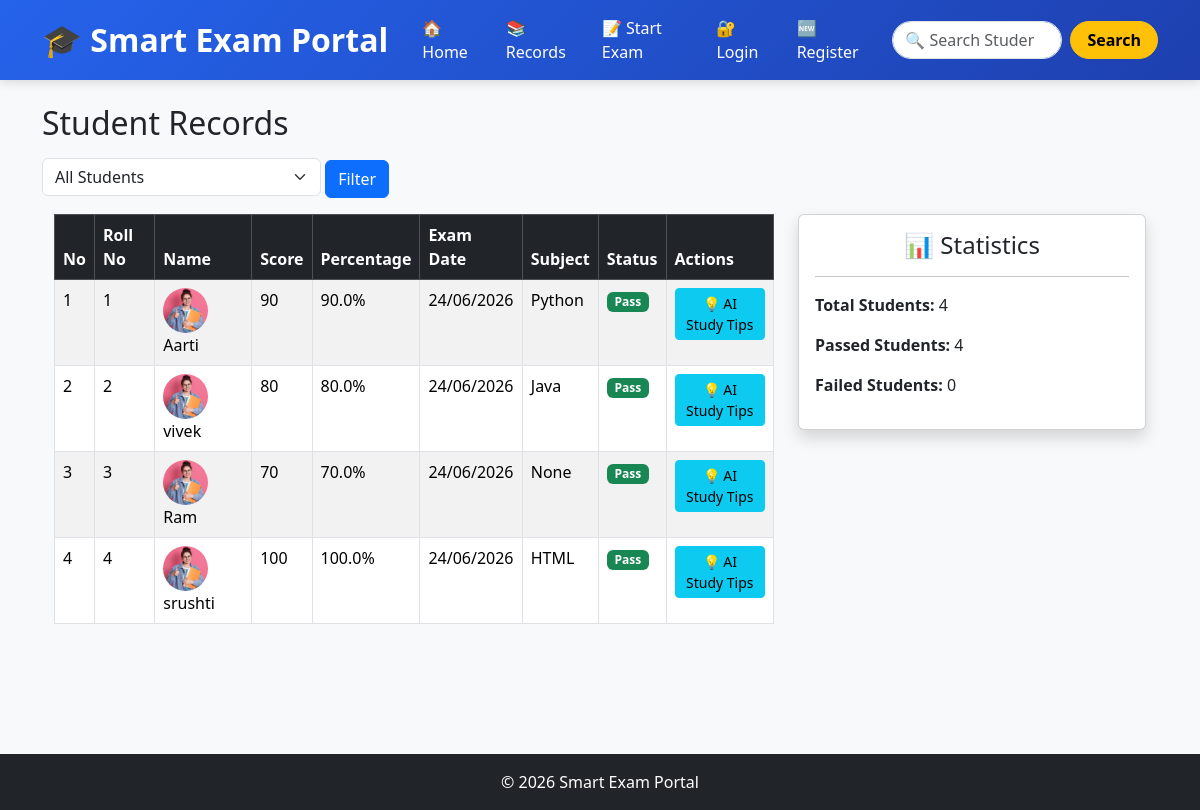
Page /records on the committed database.
### tables this page shows
CREATE TABLE students (
    id INTEGER PRIMARY KEY AUTOINCREMENT,
    roll_number INTEGER,
    subject_name TEXT,
    student_name TEXT,
    score INTEGER,
    percentage REAL,
    exam_date TEXT
, subject_id INTEGER, photo TEXT DEFAULT 'default.jpg');

CREATE TABLE subjects (
        id INTEGER PRIMARY KEY AUTOINCREMENT,
        name TEXT NOT NULL UNIQUE
    );

### smart_exam_portal/app.py (the view, shortened to what this page needs)
@app.route("/records")
def records():
    status = request.args.get("status", "")
    conn = get_db()
    if status == "pass":
     students = conn.execute("""
      SELECT
        students.id,
        students.roll_number,
        students.student_name,
        students.score,
        students.percentage,
        students.exam_date,
        students.photo,
        subjects.name AS subject_name
    FROM students
    LEFT JOIN subjects
        ON students.subject_id = subjects.id
    WHERE students.percentage >= 40
    """).fetchall()
    else:
        students = conn.execute("""
SELECT
    students.id,
    students.roll_number,
    students.student_name,
    students.score,
    students.percentage,
    students.exam_date,
    subjects.name AS subject_name
FROM students
LEFT JOIN subjects
ON students.subject_id = subjects.id
""").fetchall()
    conn.close()
    return render_template(
        "records.html",
        students=students
    )

### smart_exam_portal/database.py (called while the page is built)
def get_db():
    conn = sqlite3.connect("myproject.db")
    conn.row_factory = sqlite3.Row
    return conn

### smart_exam_portal/templates/records.html (shortened to what this page needs)
{% extends "base.html" %}
{% block content %}
<h2 class="mb-3">Student Records</h2>
<form method="GET" action="{{ url_for('records') }}" class="mb-3">
    <select name="status" class="form-select w-25 d-inline">
        <option value=""
            {% if request.args.get('status') == '' %}selected{% endif %}>
            All Students
        </option>
    </select>
    <button type="submit" class="btn btn-primary">
        Filter
    </button>
</form>
<div class="container">
    <div class="row">
        <div class="col-md-8">
            <table class="table table-striped table-hover table-bordered">
                <thead class="table-dark">
                    <tr>
                        <th>No</th>
                        <th>Roll No</th>
                        <th>Name</th>
                        <th>Score</th>
                        <th>Percentage</th>
                        <th>Exam Date</th>
                        <th>Subject</th>
                        <th>Status</th>
                        <th>Actions</th>
                    </tr>
                </thead>
                <tbody>
                    {% for student in students %}
                    <tr>
                        <td>{{ loop.index }}</td>
                        <td>{{ student.roll_number }}</td>
                        <td>
                            <img
                                src="{{ url_for('static', filename='uploads/' ~ (student.photo or 'default.jpg')) }}"
                                alt="Student Photo"
                                width="45"
                                height="45"
                                class="rounded-circle me-2"
                                style="object-fit: cover;">
                            {{ student.student_name }}
                        </td>
                        <td>{{ student.score }}</td>
                        <td>{{ student.percentage }}%</td>
                        <td>{{ student.exam_date }}</td>
                        <td>{{ student.subject_name }}</td>
                        <td>
                            {% if student.percentage >= 40 %}
                                <span class="badge bg-success">
                                    Pass
                                </span>
                            {% else %}
                                <span class="badge bg-danger">
                                    Fail
                                </span>
                            {% endif %}
                        </td>
                        <td>
                            <a href="{{ url_for('get_ai_tip', id=student.id) }}"
                               class="btn btn-info btn-sm mb-1">
                                💡 AI Study Tips
                            </a>
                        </td>
                    </tr>
                    {% endfor %}
                </tbody>
            </table>
        </div>
        <div class="col-md-4">
            <div class="card shadow">
                <div class="card-body">
                    <h4 class="text-center">
                        📊 Statistics
                    </h4>
                    <hr>
                    <p>
                        <strong>Total Students:</strong>
                        {{ students|length }}
                    </p>
                    <p>
                        <strong>Passed Students:</strong>
                        {{ students|selectattr('percentage','ge',40)|list|length }}
                    </p>
                    <p>
                        <strong>Failed Students:</strong>
                        {{ students|selectattr('percentage','lt',40)|list|length }}
                    </p>
                </div>
            </div>
        </div>
    </div>
</div>
{% endblock %}

### smart_exam_portal/templates/base.html (shortened to what this page needs)
<!DOCTYPE html>
<html lang="en">
<head>
    <link href="https://cdn.jsdelivr.net/npm/bootstrap@5.3.3/dist/css/bootstrap.min.css" rel="stylesheet">
</head>
<body>
<nav class="navbar navbar-expand-lg navbar-dark">
    <div class="container">
        <a class="navbar-brand" href="{{ url_for('home') }}">
            🎓 Smart Exam Portal
        </a>
        <div class="collapse navbar-collapse justify-content-end"
             id="navbarContent">
            <ul class="navbar-nav align-items-center">
                <li class="nav-item">
                    <a class="nav-link"
                       href="{{ url_for('home') }}">
                        🏠 Home
                    </a>
                </li>
                <li class="nav-item">
                    <a class="nav-link"
                       href="{{ url_for('records') }}">
                        📚 Records
                    </a>
                </li>
                <li class="nav-item">
                    <a class="nav-link"
                       href="{{ url_for('exam') }}">
                        📝 Start Exam
                    </a>
                </li>
                 {% if session.get('username') %}
<li class="nav-item me-2">
    <span class="badge bg-warning text-dark fs-6 p-2">
        👤 {{ session['username'] }}
    </span>
</li>
<li class="nav-item">
    <a class="nav-link"
       href="{{ url_for('logout') }}">
        🚪 Logout
    </a>
</li>
{% else %}
<li class="nav-item">
    <a class="nav-link"
       href="{{ url_for('login') }}">
        🔐 Login
    </a>
</li>
<li class="nav-item">
    <a class="nav-link"
       href="{{ url_for('register') }}">
        🆕 Register
    </a>
</li>
{% endif %}
            </ul>
            <form class="d-flex ms-lg-3 mt-2 mt-lg-0 position-relative"
                  action="{{ url_for('search') }}"
                  method="GET">
                <input
                    id="searchInput"
                    class="form-control me-2 rounded-pill search-input"
                    type="search"
                    placeholder="🔍 Search Student"
                    name="q"
                    autocomplete="off">
                <button
                    class="btn btn-warning fw-bold rounded-pill px-3 search-btn"
                    type="submit">
                    Search
                </button>
            </form>
        </div>
    </div>
</nav>
<div class="container mt-4 main-content">
    {% block content %}
    {% endblock %}
</div>
<footer class="bg-dark text-white text-center p-3">
    © 2026 Smart Exam Portal
</footer>
</body>
</html>

### smart_exam_portal/templates/base.html (style rules this page uses)
body { background-color:#f8f9fa; }
.navbar { background: linear-gradient(135deg, #2563eb, #1e40af); padding: 8px 0; box-shadow: 0 2px 10px rgba(0,0,0,0.15); }
.navbar-brand { font-size: 32px; font-weight: 700; }
.nav-link { color:white !important; font-weight:500; margin-left:10px; transition: all 0.3s ease; }
.search-input { width:170px; height:38px; }
.search-btn { transition: all 0.3s ease; }
.main-content { min-height:75vh; }
footer { margin-top:50px; }

### rows in the picture
students: roll_number "1", student_name "Aarti", score "90", percentage "90.0", exam_date "24/06/2026", subject_name "Python", shows "Pass"
students: roll_number "2", student_name "vivek", score "80", percentage "80.0", exam_date "24/06/2026", subject_name "Java", shows "Pass"
students: roll_number "3", student_name "Ram", score "70", percentage "70.0", exam_date "24/06/2026", subject_name "None", shows "Pass"
students: roll_number "4", student_name "srushti", score "100", percentage "100.0", exam_date "24/06/2026", subject_name "HTML", shows "Pass"

### other values in the picture
{{ students|length }} "4"
{{ students|selectattr('percentage','ge',40)|list|length }} "4"
{{ students|selectattr('percentage','lt',40)|list|length }} "0"
